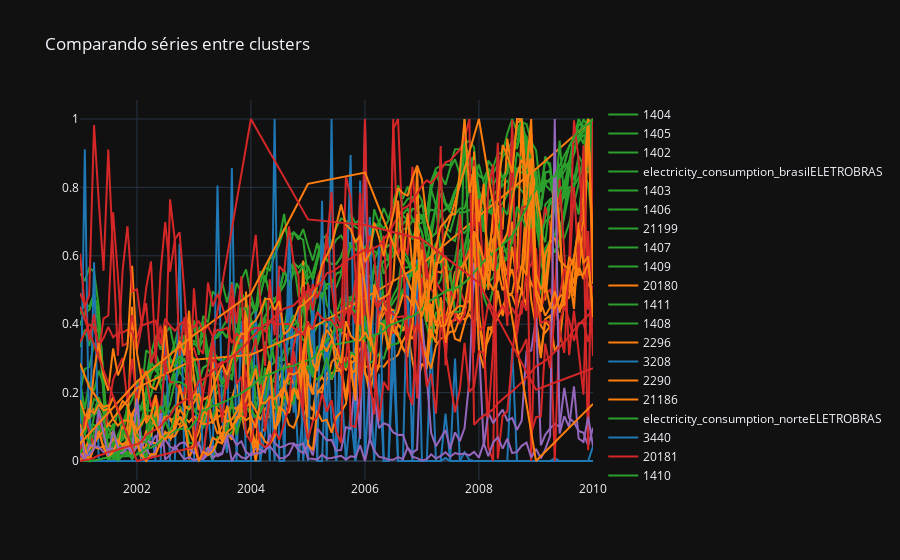

Notebook cell for this chart:
### Code cell
i = 0
data = []
color_list =  ['#1f77b4', '#ff7f0e', '#2ca02c', '#d62728', '#9467bd']
for c in dissimilaridade_kmeans.cluster.values:
    temp_df = list_to_dtw[i]
    trace = go.Scatter(x = temp_df['date'], y = normalize_list_numpy(temp_df[temp_df.columns[-1]]),
                       name = analysis_dfs['code'].tolist()[i],
                       mode = 'lines', marker = dict(color = color_list[c]))
    data.append(trace)
    i += 1
    
layout = go.Layout(title = 'Comparando séries entre clusters', template = 'plotly_dark')
fig = go.Figure(data=data, layout = layout)
pyo.iplot(fig, config=dict(showLink = False))
